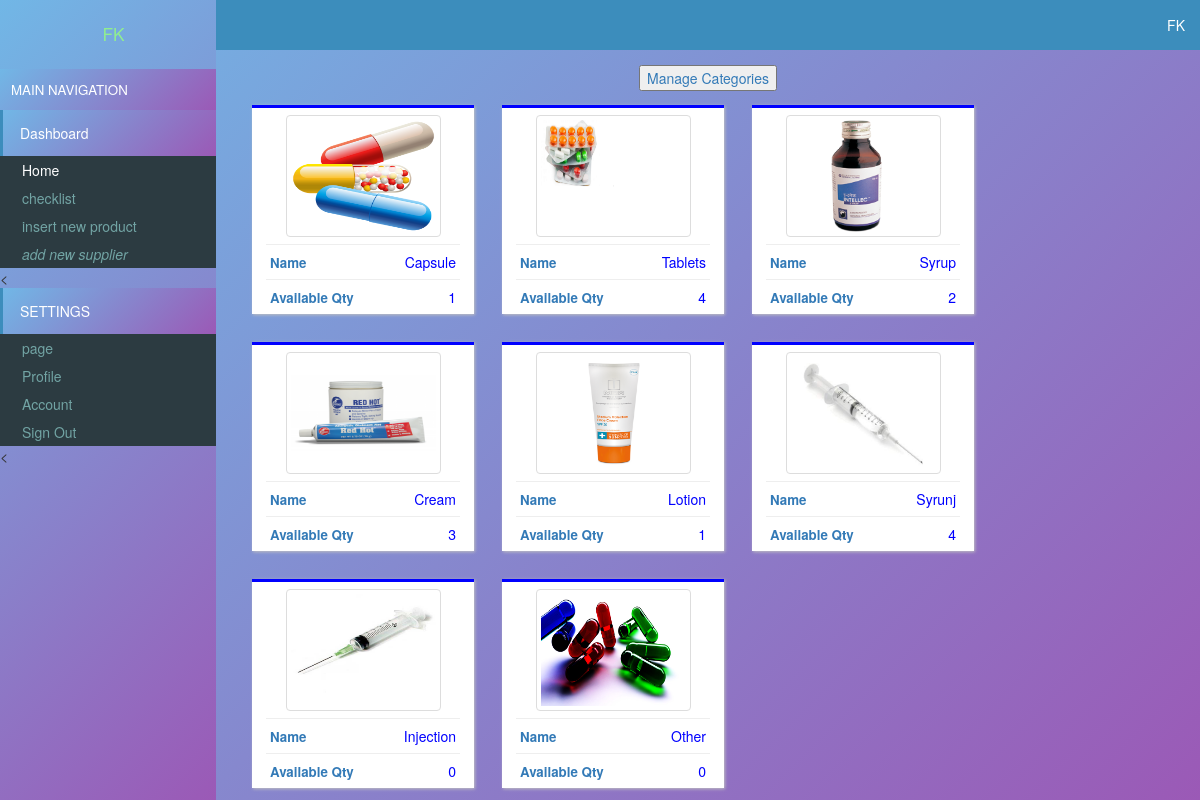
/index.php (signed in), run on the app's committed database.
### tables this page shows
CREATE TABLE `users` (
  `id` int(11) NOT NULL,
  `email` varchar(222) NOT NULL,
  `password` varchar(222) NOT NULL,
  `name` varchar(222) NOT NULL,
  `pic` varchar(222) NOT NULL,
  `number` varchar(222) NOT NULL,
  `date` timestamp NOT NULL DEFAULT CURRENT_TIMESTAMP
);

CREATE TABLE `categories` (
  `id` int(11) NOT NULL,
  `name` varchar(222) NOT NULL,
  `pic` varchar(111) NOT NULL,
  `details` varchar(333) NOT NULL,
  `date` timestamp NOT NULL DEFAULT CURRENT_TIMESTAMP
);

### assets/db.php (called while the page is built, shortened)
<?php
    $con = new mysqli('localhost','root','','store');
    $array = $con->query("select * from users where id ='$_SESSION[userId]'");
    $user = $array->fetch_assoc();
?>

### index.php (the view, shortened to what this page needs)
<?php require 'assets/db.php';?>
<!DOCTYPE html>
<html>
<head>
  <?php require "assets/autoloader.php" ?>
</head>
<body style="background: linear-gradient(135deg, #71b7e6, #9b59b6);padding:0;margin:0">
<div class="dashboard" style="position: fixed;width: 18%;height: 100%;background:linear-gradient(135deg, #71b7e6, #9b59b6)">
 <center> <div class="flex" style="padding: 3px 7px;margin:5px 2px;">
    <div style="color:lightgreen;font-size: 13pt;padding: 14px 7px;margin-left: 11px;"><?php echo ucfirst($user['name']); ?></div>
  </div></center>
  <div style="background: linear-gradient(135deg, #71b7e6, #9b59b6);font-size: 10pt;padding: 11px;color: white">MAIN NAVIGATION</div>
  <div>
    <div style="background:linear-gradient(135deg, #71b7e6, #9b59b6);color: white;padding: 13px 17px;border-left: 3px solid #3C8DBC;"><span></i> Dashboard</span></div>
    <div class="item">
      <ul class="nostyle zero">
        <a href="index.php"><li style="color: white"></i> Home</li></a>
        <a href="inventeries.php"><li></i> checklist</li></a>
       <a href="addnew.php"><li></i> insert new product</li></a>
       <a href="addsupplier.php"><li><i>add new supplier</li></a>
      </ul><
    </div>
  </div>
  <div style="background:linear-gradient(135deg, #71b7e6, #9b59b6);color: white;padding: 13px 17px;border-left: 3px solid #3C8DBC;"><span></i> SETTINGS</span></div>
  <div class="item">
      <ul class="nostyle zero">
        <a href="sitesetting.php"><li></i> page</li></a>
       <a href="profile.php"><li></i> Profile </li></a>
        <a href="accountSetting.php"><li></i> Account </li></a>
        <a href="logout.php"><li></i> Sign Out</li></a>
      </ul><
    </div>
</div>
<div class="marginLeft" >
  <div style="color:white;background:#3C8DBC" >
    <div class="pull-right flex rightAccount" style="padding-right: 11px;padding: 7px;">
      <div style="padding: 8px"><center><?php echo ucfirst($user['name']) ?></center></div>
    </div>
  </div>
  <div class="content2">
    <div>
   <center>
      <a href="manageCat.php"><button  data-toggle="modal" data-target="#addIn"><i > </i> Manage Categories</button></a>
</center>
    </div>
  <?php
    $array = $con->query("select * from categories");
    while ($row = $array->fetch_assoc())
    {
      $array2 = $con->query("select count(*) from inventeries where catId = '$row[id]'");
      $row2 = $array2->fetch_assoc();
  ?>
    <a href="inventeries.php?catId=<?php echo $row['id'] ?>"><div class="box2 col-md-3">
     <div class="center"> <img src="photo/<?php echo $row['pic'] ?>" style="width: 155px;height: 122px;" class='img-thumbnail'></div>
      <hr style="margin: 7px;">
      <span style="padding: 11px"><strong style="font-size: 10pt">Name</strong><span class="pull-right" style="color:blue;margin-right: 11px;"><?php echo $row['name'] ?></span></span>
      <hr style="margin: 7px;">
      <span style="padding: 11px"><strong style="font-size: 10pt">Available Qty</strong><span class="pull-right" style="color:blue;margin-right: 11px"><?php echo $row2['count(*)']; ?></span></span>
    </div></a>
  <?php
    }
   ?>
  </div>
</div>
</body>
</html>

### data on the page
users: name "FK"
categories: pic (picture), name "Capsule", count "1"
categories: pic (picture), name "Tablets", count "4"
categories: pic (picture), name "Syrup", count "2"
categories: pic (picture), name "Cream", count "3"
categories: pic (picture), name "Lotion", count "1"
categories: pic (picture), name "Syrunj", count "4"
categories: pic (picture), name "Injection", count "0"
categories: pic (picture), name "Other", count "0"
